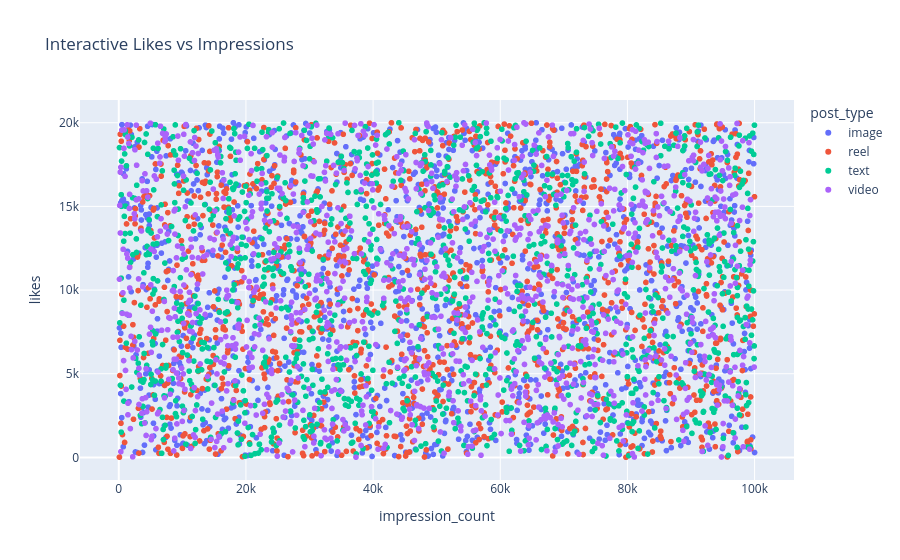

Notebook code cell kept with this figure:
### Markdown cell above
# **Plotly**

### Code cell
7#Interactive Plot using Plotly

import plotly.express as px

fig = px.scatter(
    df,
    x='impression_count',
    y='likes',
    color='post_type',
    title='Interactive Likes vs Impressions'
)

fig.show()

### Figure 1 — Plotly figure (JSON) as saved in the notebook; plotly's stock layout.template omitted (floating-point values rounded to 4 significant figures; data arrays with more than 128 entries replaced by an {"elided": "..."} marker saying what was removed)
{"data": [{"hovertemplate": "post_type=image<br>impression_count=%{x}<br>likes=%{y}<extra></extra>", "legendgroup": "image", "marker": {"color": "#636efa", "symbol": "circle"}, "mode": "markers", "name": "image", "showlegend": true, "type": "scattergl", "x": {"elided": "1247 int values"}, "xaxis": "x", "y": {"elided": "1247 float values"}, "yaxis": "y"}, {"hovertemplate": "post_type=reel<br>impression_count=%{x}<br>likes=%{y}<extra></extra>", "legendgroup": "reel", "marker": {"color": "#EF553B", "symbol": "circle"}, "mode": "markers", "name": "reel", "showlegend": true, "type": "scattergl", "x": {"elided": "1283 int values"}, "xaxis": "x", "y": {"elided": "1283 float values"}, "yaxis": "y"}, {"hovertemplate": "post_type=text<br>impression_count=%{x}<br>likes=%{y}<extra></extra>", "legendgroup": "text", "marker": {"color": "#00cc96", "symbol": "circle"}, "mode": "markers", "name": "text", "showlegend": true, "type": "scattergl", "x": {"elided": "1245 int values"}, "xaxis": "x", "y": {"elided": "1245 float values"}, "yaxis": "y"}, {"hovertemplate": "post_type=video<br>impression_count=%{x}<br>likes=%{y}<extra></extra>", "legendgroup": "video", "marker": {"color": "#ab63fa", "symbol": "circle"}, "mode": "markers", "name": "video", "showlegend": true, "type": "scattergl", "x": {"elided": "1225 int values"}, "xaxis": "x", "y": {"elided": "1225 float values"}, "yaxis": "y"}], "layout": {"legend": {"title": {"text": "post_type"}, "tracegroupgap": 0}, "title": {"text": "Interactive Likes vs Impressions"}, "xaxis": {"anchor": "y", "domain": [0, 1], "title": {"text": "impression_count"}}, "yaxis": {"anchor": "x", "domain": [0, 1], "title": {"text": "likes"}}}}
